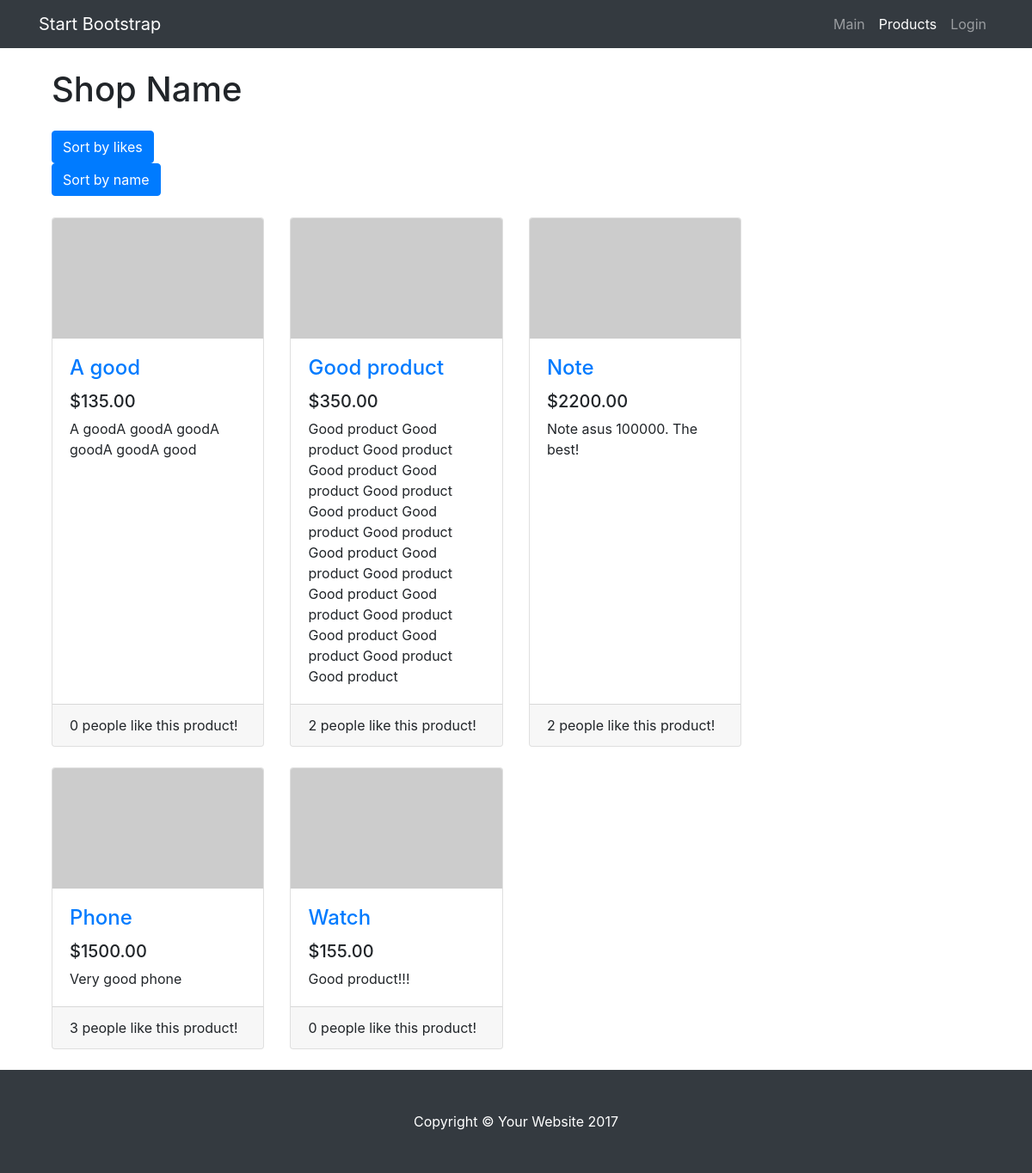
The app's page /products/?order=name, older data.
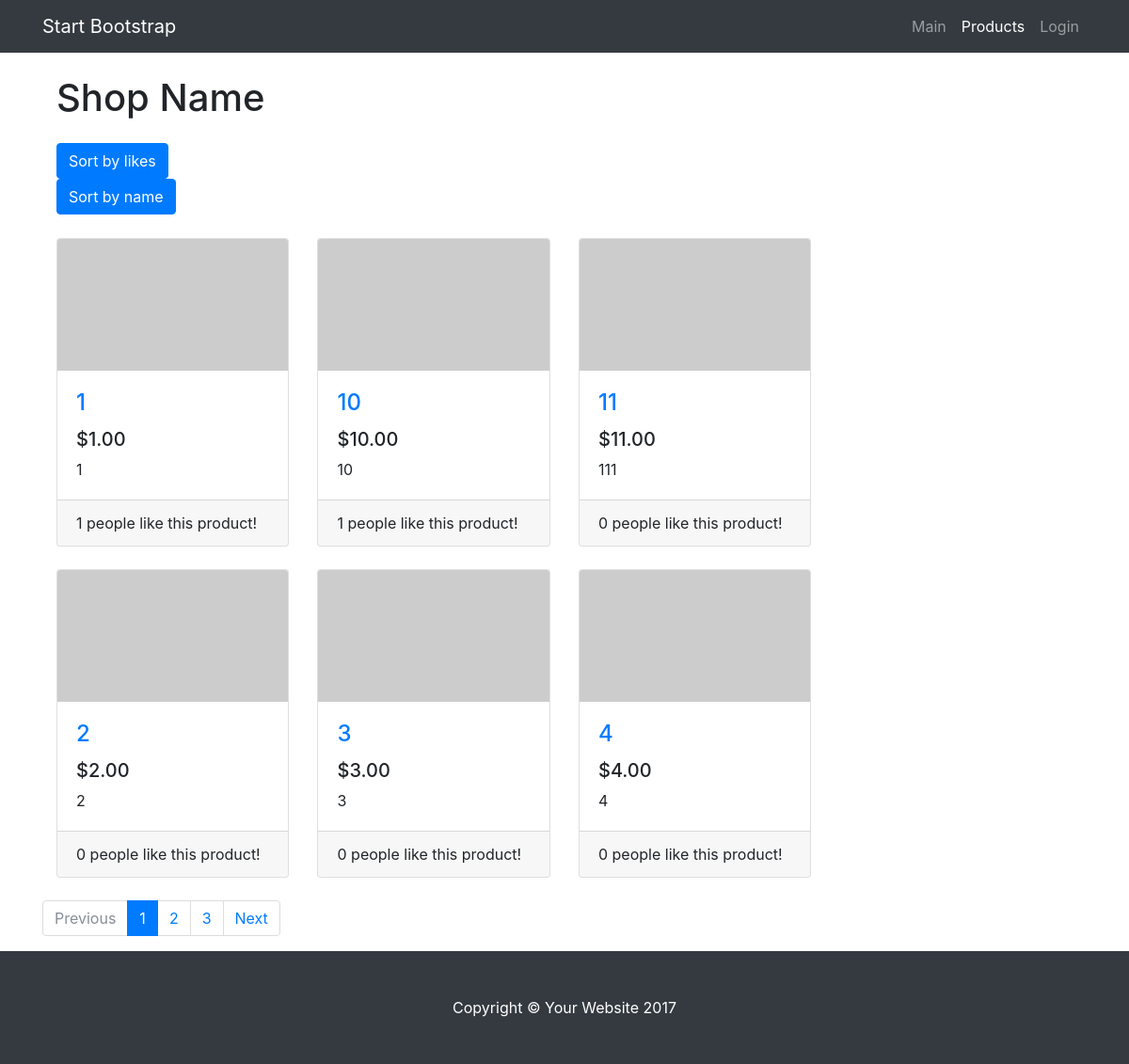
The same page, newer data.
### product/models.py (models this page shows, shortened)
class Product(models.Model):
    name = models.CharField(max_length=255)
    slug = models.SlugField(max_length=255)
    description = models.TextField()
    price = models.DecimalField(max_digits=6, decimal_places=2)
    created_at = models.DateField(auto_now_add=True)
    modified_at = models.DateField(auto_now=True)
    likes_counter = models.PositiveIntegerField(default=0)

### product/views.py (the view)
# urls.py: url(r'^products/$', views.ProductListView.as_view(), name='products_list'),
class ProductListView(ListView):
    login_url = 'login'
    model = Product
    template_name = 'product/products.html'
    paginate_by = 6
    ordering = 'created_at'
    def get_queryset(self, *args, **kwargs):
        queryset = cache.get('queryset')
        if queryset is None:
            queryset = Product.objects.all()
            cache.set('queryset', queryset, 60 * 30)
        ordering = self.get_ordering()
        if ordering:
            if ordering == 'likes_counter':
                queryset = sorted(queryset, key=operator.attrgetter(ordering), reverse=True)
            else:
                queryset = sorted(queryset, key=operator.attrgetter(ordering))
        return queryset
    def get_ordering(self):
        if self.request.GET.get('order') == 'likes':
            self.ordering = 'likes_counter'
        elif self.request.GET.get('order') == 'name':
            self.ordering = 'name'
        return self.ordering

### templates/product/products.html (shortened to what this page needs)
{% extends 'base.html' %}
{% load staticfiles %}
{% block content %}
  <div class="container">
  {% include 'include/navbar.html' with active_tab='products' %}
   <div class="col-lg-3">
          <h1 class="my-4">Shop Name</h1>
            <a href="?order=likes" class="btn btn-primary">Sort by likes</a>
            <a href="?order=name" class="btn btn-primary">Sort by name</a>
        </div>
   <div class="col-lg-9" style="padding-top: 25px;">
          <div class="row">
            {% for product in object_list %}
            <div class="col-lg-4 col-md-6 mb-4">
              <div class="card h-100">
                <a href="{% url 'product:product_detail' slug=product.slug %}"><img class="card-img-top" src="http://placehold.it/700x400" alt=""></a>
                <div class="card-body">
                  <h4 class="card-title">
                    <a href="{% url 'product:product_detail' slug=product.slug %}">{{ product.name }}</a>
                  </h4>
                  <h5>${{ product.price }}</h5>
                  <p class="card-text">{{ product.description }}</p>
                </div>
                <div class="card-footer">
                  {{ product.likes_counter }} people like this product!
                </div>
              </div>
            </div>
            {% endfor %}
          </div>
        </div>
  {% if is_paginated %}
    <nav aria-label="...">
      <ul class="pagination">
        {% if page_obj.has_previous %}
        <li class="page-item">
          <a class="page-link" href="?page={{ page_obj.previous_page_number }}" tabindex="-1">Previous</a>
        </li>
        {% else %}
          <li class="page-item disabled">
          <a class="page-link" tabindex="-1">Previous</a>
          </li>
        {% endif %}
        {% for i in paginator.page_range %}
          {% if page_obj.number == i %}
            <li class="page-item active">
              <a class="page-link">{{ i }} <span class="sr-only">(current)</span></a>
            </li>
          {% else %}
            <li class="page-item"><a class="page-link" href="?page={{ i }}">{{ i }}</a></li>
          {% endif %}
        {% endfor %}
        {% if page_obj.has_next %}
        <li class="page-item">
          <a class="page-link" href="?page={{ page_obj.next_page_number }}">Next</a>
        </li>
          {% else %}
          <li class="page-item disabled">
          <a class="page-link">Next</a>
          </li>
        {% endif %}
      </ul>
    </nav>
{% endif %}
  </div>
{% endblock content %}

### templates/base.html (shortened to what this page needs)
{% load static %}
<!doctype html>
<html lang="en">
  <head>
    <link href="{% static 'vendor/bootstrap/css/bootstrap.min.css' %}" rel="stylesheet">
    <link href="{% static 'css/shop-item.css' %}" rel="stylesheet">
  </head>
<body>
{% block content %}
{% endblock content %}
    <footer class="py-5 bg-dark">
      <div class="container">
        <p class="m-0 text-center text-white">Copyright &copy; Your Website 2017</p>
      </div>
    </footer>
</body>
</html>

### templates/include/navbar.html (shortened to what this page needs)
<nav class="navbar navbar-expand-lg navbar-dark bg-dark fixed-top">
      <div class="container">
        <a class="navbar-brand" href="{% url 'product:main' %}">Start Bootstrap</a>
        <div class="collapse navbar-collapse" id="navbarResponsive">
          <ul class="navbar-nav ml-auto">
            <li class="nav-item{% if active_tab == 'main' %} active{% endif %}">
              <a class="nav-link" href="{% url 'product:main' %}">Main
              </a>
            </li>
            <li class="nav-item{% if active_tab == 'products' %} active{% endif %}">
              <a class="nav-link" href="{% url 'product:products_list' %}">Products</a>
            </li>
          {% if user.is_authenticated %}
              <li class="nav-item" ><a class="nav-link" href="{% url 'logout' %}" ><span>Logout</span></a></li>
          {% else %}
			<li class="nav-item" ><a class="nav-link" href="{% url 'login' %}" ><span>Login</span></a></li>
          {% endif %}
          </ul>
        </div>
      </div>
    </nav>

### static/css/shop-item.css (style rules this page uses)
body { padding-top: 54px; }
@media (min-width: 992px) { body { padding-top: 56px; } }
.col-lg-9 { padding-top: 25px; }

Row changes from the older to the newer data that the page shows:
no longer on this page (row unchanged): Product: name "A good", price "135.00", description "A goodA goodA goodA goodA goodA good", likes_counter "0"
no longer on this page (row unchanged): Product: name "Good product", price "350.00", description "Good product Good product Good product Good product Good product Good product Good product Good product Good product Good product Good product Good product Good product Good product Good product Good product Good product Good product Good product", likes_counter "2"
no longer on this page (row unchanged): Product: name "Note", price "2200.00", description "Note asus 100000. The best!", likes_counter "2"
no longer on this page (row unchanged): Product: name "Phone", price "1500.00", description "Very good phone", likes_counter "3"
no longer on this page (row unchanged): Product: name "Watch", price "155.00", description "Good product!!!", likes_counter "0"
added Product: name "1", price "1.00", description "1", likes_counter "1"
added Product: name "10", price "10.00", description "10", likes_counter "1"
added Product: name "11", price "11.00", description "111", likes_counter "0"
added Product: name "2", price "2.00", description "2", likes_counter "0"
added Product: name "3", price "3.00", description "3", likes_counter "0"
added Product: name "4", price "4.00", description "4", likes_counter "0"
Text that changed along with them:
text now shown: "Previous Next"
new list line: "1"
new list line: "2"
new list line: "3"
